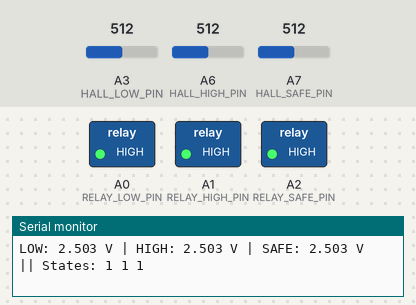
A sketch run on a simulated Arduino Nano, built with avr-gcc and run on an emulated ATmega328P. Parts: switched loads named in the sketch (green lamp = pin HIGH), the last lines printed to the serial monitor. Inputs (shaded band) come from the test bench; at power-on: A3 (HALL_LOW_PIN) = 512, A6 (HALL_HIGH_PIN) = 512, A7 (HALL_SAFE_PIN) = 512.

Above: at 1.4 s.
1.5 s: A3 (HALL_LOW_PIN) set to 65
3.0 s: A3 (HALL_LOW_PIN) set to 56
At 4.2 s:
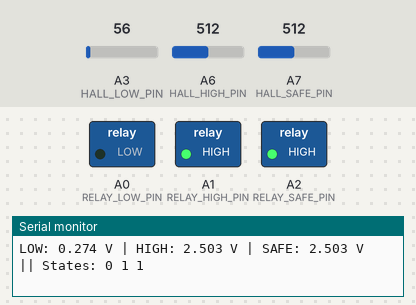
4.5 s: A6 (HALL_HIGH_PIN) set to 65
6.0 s: A6 (HALL_HIGH_PIN) set to 57
At 6.7 s:
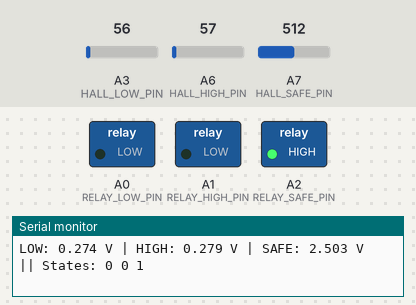
7.5 s: A3 (HALL_LOW_PIN) set to 296
9.0 s: A3 (HALL_LOW_PIN) set to 319
At 10.2 s:
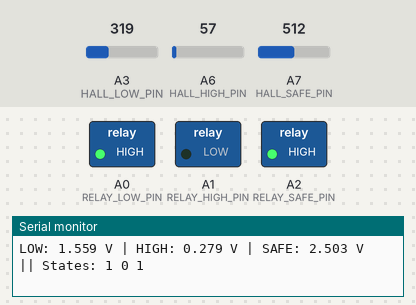
Timing chart, 0 to 11.5 s (numbered marks = the images above; inputs shaded):
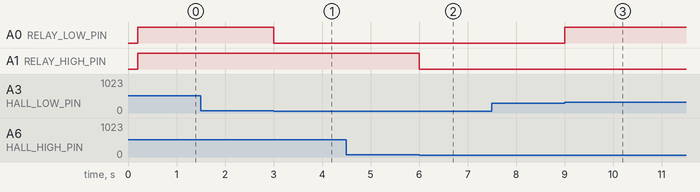

The sketch:

Water_Level_Code.ino
```cpp
#include <avr/wdt.h>

#define HALL_LOW_PIN        A3
#define HALL_HIGH_PIN       A6
#define HALL_SAFE_PIN       A7

#define RELAY_LOW_PIN       A0
#define RELAY_HIGH_PIN      A1
#define RELAY_SAFE_PIN      A2

#define ADC_MAX 1023.0

float Vcc = 0.0;

const float LOW_THRESHOLD_V  = 0.3;
const float HIGH_THRESHOLD_V = 1.5;

unsigned long lastLogTime = 0;
const unsigned long logInterval = 500;

bool hallLowState  = false;
bool hallHighState = false;
bool hallSafeState = false;

long readVcc()
{
    ADMUX = _BV(REFS0) | _BV(MUX3) | _BV(MUX2) | _BV(MUX1);
    delay(2);
    ADCSRA |= _BV(ADSC);
    while (bit_is_set(ADCSRA, ADSC));
    long result = ADC;
    result = 1125300L / result;
    return result;
}

int readADCStable(uint8_t pin)
{
    analogRead(pin);
    delayMicroseconds(20);
    return analogRead(pin);
}

float adcToVoltage(int adcValue)
{
    return (adcValue / ADC_MAX) * Vcc;
}

bool applyHysteresis(float voltage, bool currentState)
{
    if (!currentState && voltage > HIGH_THRESHOLD_V)
        return true;

    if (currentState && voltage < LOW_THRESHOLD_V)
        return false;

    return currentState;
}

void setup()
{
    wdt_disable();

    Serial.begin(115200);

    pinMode(RELAY_LOW_PIN, OUTPUT);
    pinMode(RELAY_HIGH_PIN, OUTPUT);
    pinMode(RELAY_SAFE_PIN, OUTPUT);

    digitalWrite(RELAY_LOW_PIN, LOW);
    digitalWrite(RELAY_HIGH_PIN, LOW);
    digitalWrite(RELAY_SAFE_PIN, LOW);

    delay(100);

    Vcc = readVcc() / 1000.0;

    delay(100);

    float vLow  = adcToVoltage(readADCStable(HALL_LOW_PIN));
    float vHigh = adcToVoltage(readADCStable(HALL_HIGH_PIN));
    float vSafe = adcToVoltage(readADCStable(HALL_SAFE_PIN));

    hallLowState  = (vLow  > HIGH_THRESHOLD_V);
    hallHighState = (vHigh > HIGH_THRESHOLD_V);
    hallSafeState = (vSafe > HIGH_THRESHOLD_V);

    digitalWrite(RELAY_LOW_PIN,  hallLowState);
    digitalWrite(RELAY_HIGH_PIN, hallHighState);
    digitalWrite(RELAY_SAFE_PIN, hallSafeState);

    Serial.println("=== SYSTEM START ===");
    Serial.print("Measured Vcc: ");
    Serial.print(Vcc, 3);
    Serial.println(" V");

    wdt_enable(WDTO_1S);
}

void loop()
{
    wdt_reset();

    int hallLowRaw  = readADCStable(HALL_LOW_PIN);
    int hallHighRaw = readADCStable(HALL_HIGH_PIN);
    int hallSafeRaw = readADCStable(HALL_SAFE_PIN);

    float hallLowV  = adcToVoltage(hallLowRaw);
    float hallHighV = adcToVoltage(hallHighRaw);
    float hallSafeV = adcToVoltage(hallSafeRaw);

    hallLowState  = applyHysteresis(hallLowV,  hallLowState);
    hallHighState = applyHysteresis(hallHighV, hallHighState);
    hallSafeState = applyHysteresis(hallSafeV, hallSafeState);

    digitalWrite(RELAY_LOW_PIN,  hallLowState);
    digitalWrite(RELAY_HIGH_PIN, hallHighState);
    digitalWrite(RELAY_SAFE_PIN, hallSafeState);

    if (millis() - lastLogTime >= logInterval)
    {
        lastLogTime = millis();

        Serial.print("LOW: ");
        Serial.print(hallLowV, 3);
        Serial.print(" V | HIGH: ");
        Serial.print(hallHighV, 3);
        Serial.print(" V | SAFE: ");
        Serial.print(hallSafeV, 3);
        Serial.print(" V || States: ");
        Serial.print(hallLowState);
        Serial.print(" ");
        Serial.print(hallHighState);
        Serial.print(" ");
        Serial.println(hallSafeState);
    }
}
```

Measured:
- the behaviour switches between 62 and 61 on A3 (HALL_LOW_PIN) (found by bisection; images 0 and 1)
- the behaviour switches between 62 and 61 on A6 (HALL_HIGH_PIN) (found by bisection; images 1 and 2)
- the behaviour switches between 306 and 307 on A3 (HALL_LOW_PIN) (found by bisection; images 2 and 3)
- after the input at 3.0 s, A0 (RELAY_LOW_PIN): HIGH → LOW at once
- after the input at 6.0 s, A1 (RELAY_HIGH_PIN): HIGH → LOW at once
- after the input at 9.0 s, A0 (RELAY_LOW_PIN): LOW → HIGH at once
